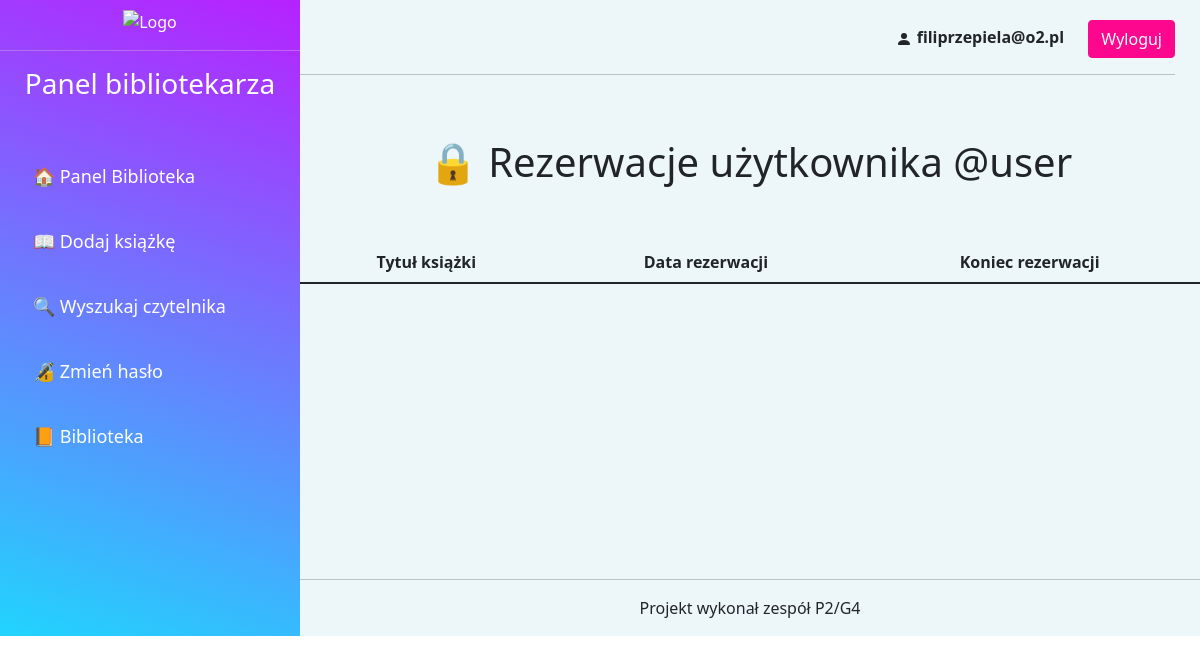
Page /rezerwacje.php?id_czyt=3 (signed in) on the earlier database version.
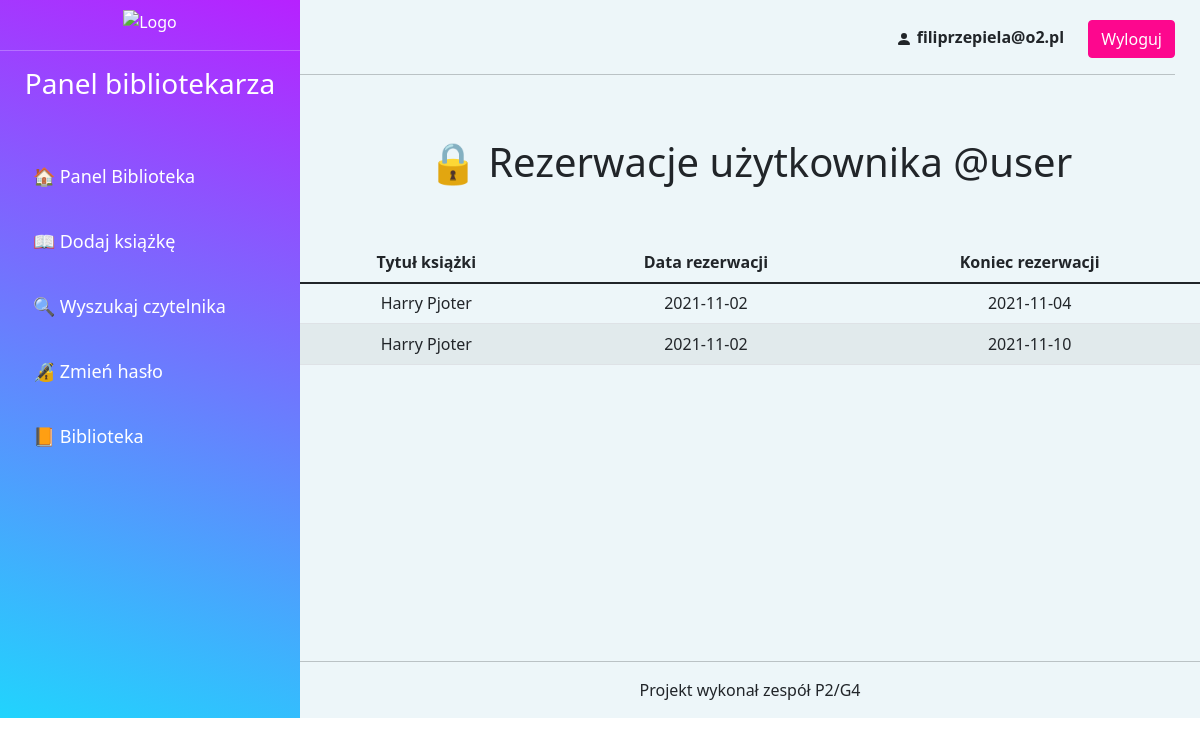
Same page on the later database version.
### tables this page shows
CREATE TABLE `rezerwacja` (
  `id_rez` int(11) NOT NULL,
  `id_czytelnik` int(11) NOT NULL,
  `id_ksiazki` int(11) NOT NULL,
  `data_rez` date NOT NULL,
  `data_k_rez` date NOT NULL
);

CREATE TABLE `ksiazki` (
  `id_ksiazki` int(11) NOT NULL,
  `tytul` varchar(255) NOT NULL,
  `autor` varchar(255) NOT NULL,
  `gatunek` varchar(255) NOT NULL,
  `wydawnictwo` varchar(255) NOT NULL,
  `rok_wydania` varchar(255) NOT NULL,
  `zdjecie` varchar(255) NOT NULL
);

### rezerwacje.php (the view, shortened to what this page needs)
<?php
require("config.php");
?>
<!DOCTYPE html>
<html lang="pl">
<head>
    <link rel="stylesheet" href="style3.css">
    <link rel="stylesheet" href="./css/bootstrap.css">
</head>
<body>
    <div class="calosc">
        <div class="lewa-panel">
            <div class="logo">
                <img width="180" alt="Logo" src="https://i.ibb.co/K7Th4wq/logobib.png" />
            </div>
            <hr>
            <div class="menu">
                <h3 style="text-align: center;">Panel bibliotekarza</h3><br><br>
                <div class="linki">
                    <a href="./panel-admin.php"><button type="button" class="btn btn-link" style="font-size: 18px;">🏠 Panel Biblioteka</button></a><br><br>
                    <a href="./dodaj-ksiazke.php"><button type="button" class="btn btn-link" style="font-size: 18px;">📖 Dodaj książkę</button></a><br><br>
                    <a href="./szukaj-czyt.php"><button type="button" class="btn btn-link" style="font-size: 18px;">🔍 Wyszukaj czytelnika</button></a><br><br>
                    <a href="./reset-password-admin.php"><button type="button" class="btn btn-link" style="font-size: 18px;">🔏 Zmień hasło</button></a><br><br>
                    <a href="./index.php"><button type="button" class="btn btn-link" style="font-size: 18px;">📙 Biblioteka</button></a><br><br>
                </div>
            </div>
        </div>
        <div class="prawa-panel">
            <div class="panel-prawa-gora">
                <span style="margin-right: 20px;"><svg xmlns="http://www.w3.org/2000/svg" width="16" height="16" fill="currentColor" class="bi bi-person-fill" viewBox="0 0 16 16">
                        <path d="M3 14s-1 0-1-1 1-4 6-4 6 3 6 4-1 1-1 1H3zm5-6a3 3 0 1 0 0-6 3 3 0 0 0 0 6z" />
                    </svg> <b><?php echo htmlspecialchars($_SESSION["username"]); ?></b></span>
                <a href="./logout.php"><button type="button" class="btn btn-primary">Wyloguj</button></a>
                <hr>
            </div>
            <br>
            <h1>🔒 Rezerwacje użytkownika @user </h1><br>
            <div class="wyszukaj-czytelnika">
                <br>
                <table class="table table-striped">
                    <thead>
                        <tr>
                            <th>Tytuł książki</th>
                            <th>Data rezerwacji</th>
                            <th>Koniec rezerwacji</th>
                        </tr>
                    </thead>
                    <tbody>
                        <tr>
                        <?php
                        $id_czyt=$_GET['id_czyt'];
                        $wynik = mysqli_query($link, 'SELECT * from rezerwacja, ksiazki where rezerwacja.id_czytelnik=' . $id_czyt . ' and rezerwacja.id_ksiazki=ksiazki.id_ksiazki');
                        while ($row = mysqli_fetch_array($wynik)) {
                            echo "<tr><td>" . $row['tytul'] . "</td><td>" . $row['data_rez'] . "</td><td>" . $row['data_k_rez'] . "</td></tr>";
                        }
                        ?>
                        </tr>
                    </tbody>
                </table>
            <br><br><br><br><br><br><br><br><br><br><br>
            </div>
            <div class="footer">
                <hr>
                <p>Projekt wykonał zespół P2/G4</p>
            </div>
        </div>
    </div>
</html>

### style3.css (style rules this page uses)
html, body { height: 100%; }
.calosc { display: flex; flex-direction: row; }
.lewa-panel { background-color: #21D4FD; background-image: linear-gradient(19deg, #21D4FD 0%, #B721FF 100%); width: 25%; height: auto; color: white; }
.logo { text-align: center; padding-top: 8px; }
.linki { padding-left: 20px; }
.prawa-panel { background-color: #edf6f9; width: 75%; height: auto; text-align: center; flex-direction: column; }
.panel-prawa-gora { text-align: right; padding-right: 25px; padding-top: 20px; padding-bottom: 23px; flex-direction: row; }
.wyszukaj-czytelnika { display: flex; flex-direction: column; align-items: center; }
.footer { align-items: center; text-align: center; margin-top: auto; }

Differences in the rows shown:
added rezerwacja: id_ksiazki.tytul "Harry Pjoter", data_rez "2021-11-02", data_k_rez "2021-11-04"
added rezerwacja: id_ksiazki.tytul "Harry Pjoter", data_rez "2021-11-02", data_k_rez "2021-11-10"
